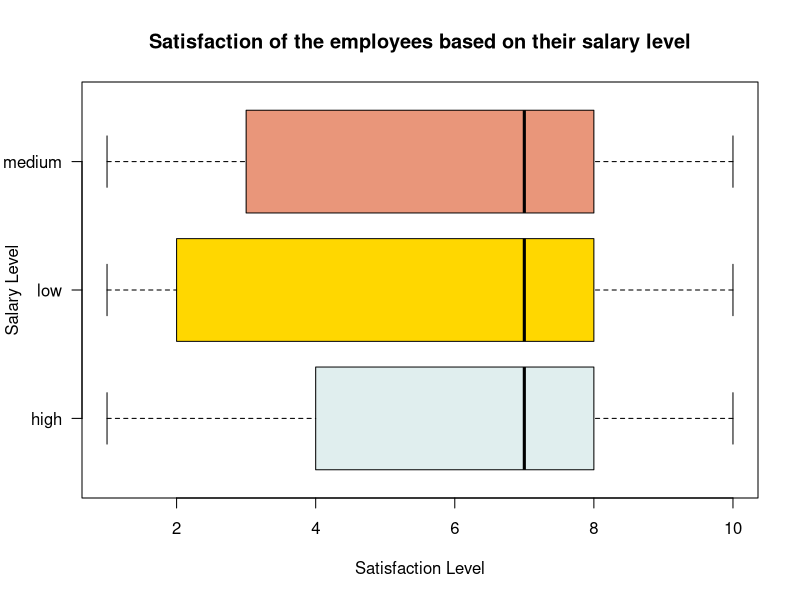
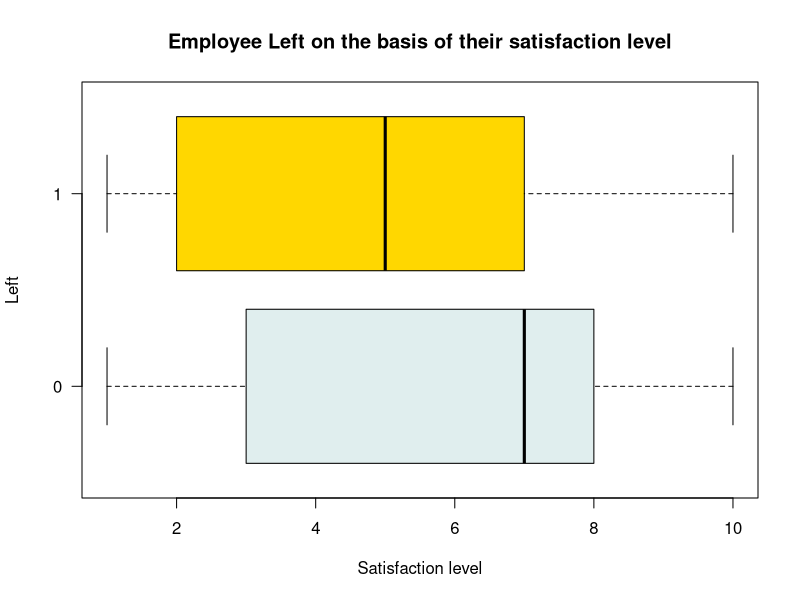
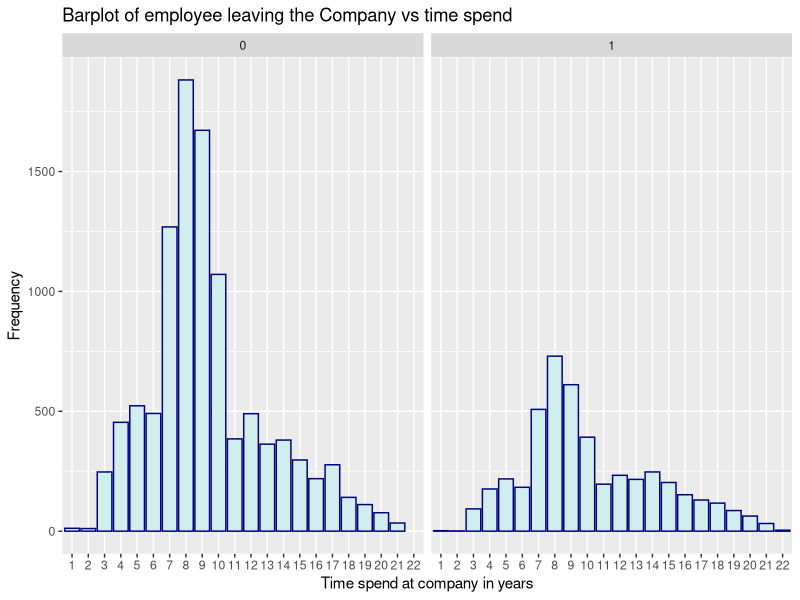
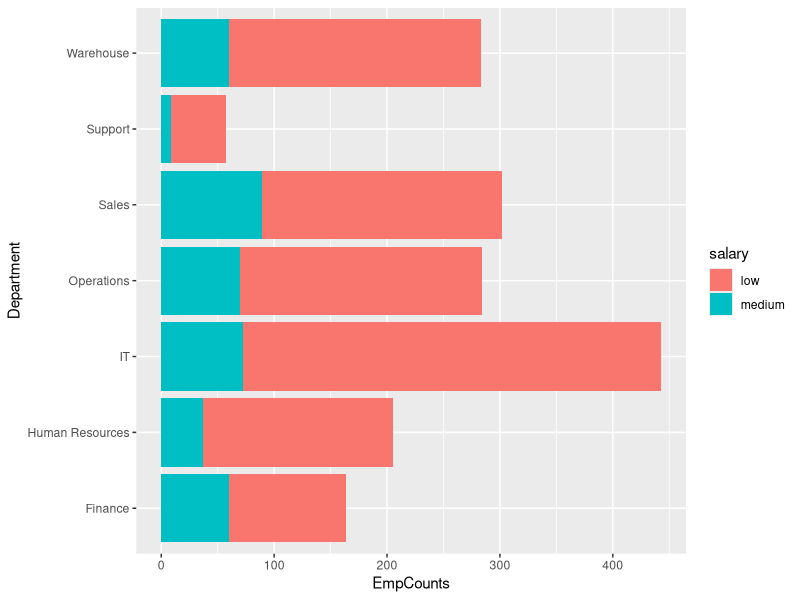
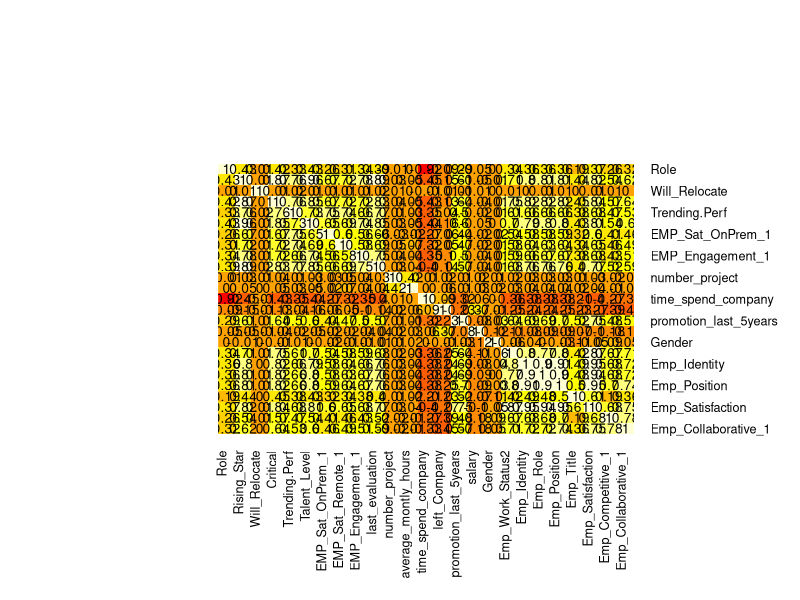

R code for these plots, in order:
library(ggplot2)
library(corrplot)
library(gplots)

#Read the HR Dataset
hr.df <- read.csv("HR.csv", header = TRUE)


####################Data Exploration####################

#Satisfaction of the employees based on their salary level
boxplot(Emp_Satisfaction ~ salary, data=hr.df, horizontal=TRUE,
        ylab="Salary Level", xlab="Satisfaction Level", las =1,
        main="Satisfaction of the employees based on their salary level",
        col=c("azure2","gold","darksalmon"))

#Box Plot of Satisfaction Level Vs Left company
boxplot(Emp_Satisfaction ~left_Company, data=hr.df, horizontal=TRUE,
        ylab="Left", xlab="Satisfaction level", las=1,
        main="Employee Left on the basis of their satisfaction level",
        col=c("azure2","gold")
)

#Barplot of employees leaving/not-leaving the company vs time spend using GGPLOT
ggplot(aes(x = factor(hr.df$time_spend_company)),data = hr.df) + 
  geom_bar(fill = 'lightcyan2',color='navy') + 
  xlab("Time spend at company in years") + 
  ylab("Frequency")+
  labs(title = "Barplot of employee leaving the Company vs time spend")  +
  facet_wrap(~left_Company)

#----------------------------------------Why good employees leave--------------------------------------------------- 
#people that left
leavers = subset(hr.df,hr.df[,19] == 1)

#filter out people with a good last evaluation. Taking rating 7 as the threshold
leaving_performers <- subset(leavers,leavers[,15] > 7)

#Analyzing reasons for such employees to have left the company

#Was number of projects, they were assigned to the reason?
table(No_of_projects = leaving_performers$number_project, Good_Emp_leavers =  leaving_performers$left_Company)

#or may be it was Salary
ggplot(aes(x = Department),data = leaving_performers ) +
  geom_bar(aes(fill = salary))  +
  xlab('Department') + 
  ylab('EmpCounts') +
  coord_flip()

Sal_leavers <- xtabs(~Department+salary, data = leaving_performers)
Sal_leavers

#Correlation Matrix
# Convert Category values to Factors
hr.df$salary <- factor(hr.df$salary, levels = c("high", "low", "medium"), 
                       labels = c(1, 3, 2))
hr.df$Gender <- factor(hr.df$Gender, levels = c("F", "M"), 
                       labels = c(0, 1))
hr.df$Role <- factor(hr.df$Role, levels = c("Director","Level 1","Level 2-4","Manager","Senior Director","Senior Manager","VP"),
                     labels = c(3,7,6,5,2,4,1))

#Convert Factors into Numeric
hr.df$salary = as.numeric(paste(hr.df$salary))
hr.df$Gender = as.numeric(paste(hr.df$Gender))
hr.df$Role = as.numeric(paste(hr.df$Role))

hrform.df <- hr.df[,-c(1,2,3,4,11)]
heatmap.2(cor(hrform.df), Rowv = FALSE, Colv = FALSE, dendrogram = "none", 
          cellnote = round(cor(hrform.df),2), notecol = "black", key = FALSE, trace = 'none', margins = c(10,10))
